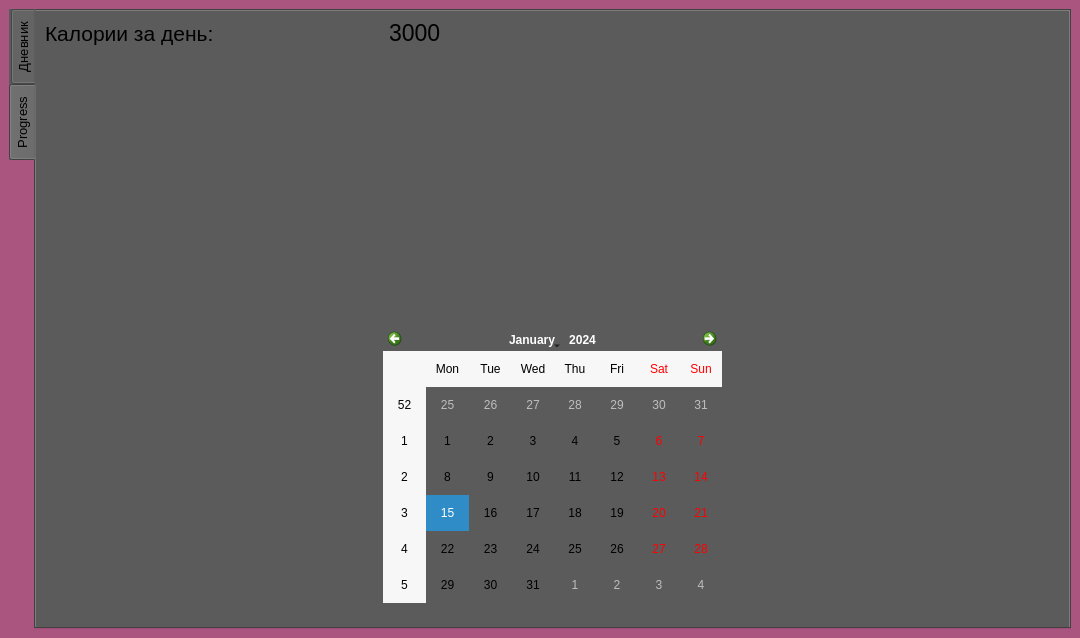
<?xml version="1.0" encoding="UTF-8"?>
<ui version="4.0">
 <class>MainWindow</class>
 <widget class="QMainWindow" name="MainWindow">
  <property name="geometry">
   <rect>
    <x>0</x>
    <y>0</y>
    <width>1080</width>
    <height>638</height>
   </rect>
  </property>
  <property name="windowTitle">
   <string>MainWindow</string>
  </property>
  <property name="styleSheet">
   <string notr="true">background-color:rgb(170, 85, 127)</string>
  </property>
  <widget class="QWidget" name="centralwidget">
   <layout class="QVBoxLayout" name="verticalLayout_4">
    <item>
     <widget class="QTabWidget" name="tabWidget">
      <property name="font">
       <font>
        <pointsize>10</pointsize>
       </font>
      </property>
      <property name="styleSheet">
       <string notr="true">background-color: rgb(91, 91, 91);</string>
      </property>
      <property name="tabPosition">
       <enum>QTabWidget::West</enum>
      </property>
      <property name="currentIndex">
       <number>1</number>
      </property>
      <widget class="QWidget" name="diary_tab">
       <attribute name="title">
        <string>Дневник</string>
       </attribute>
       <layout class="QVBoxLayout" name="verticalLayout_2">
        <item>
         <layout class="QHBoxLayout" name="horizontalLayout">
          <item>
           <spacer name="horizontalSpacer_8">
            <property name="orientation">
             <enum>Qt::Horizontal</enum>
            </property>
            <property name="sizeType">
             <enum>QSizePolicy::Maximum</enum>
            </property>
            <property name="sizeHint" stdset="0">
             <size>
              <width>40</width>
              <height>20</height>
             </size>
            </property>
           </spacer>
          </item>
          <item>
           <widget class="QLabel" name="enter_product_label">
            <property name="font">
             <font>
              <pointsize>15</pointsize>
             </font>
            </property>
            <property name="text">
             <string>Введите продукт</string>
            </property>
            <property name="textFormat">
             <enum>Qt::PlainText</enum>
            </property>
           </widget>
          </item>
          <item>
           <spacer name="horizontalSpacer_6">
            <property name="orientation">
             <enum>Qt::Horizontal</enum>
            </property>
            <property name="sizeType">
             <enum>QSizePolicy::Fixed</enum>
            </property>
            <property name="sizeHint" stdset="0">
             <size>
              <width>40</width>
              <height>20</height>
             </size>
            </property>
           </spacer>
          </item>
          <item>
           <widget class="QComboBox" name="SelectComboBox">
            <property name="maximumSize">
             <size>
              <width>521</width>
              <height>16777215</height>
             </size>
            </property>
            <property name="font">
             <font>
              <pointsize>15</pointsize>
             </font>
            </property>
            <property name="styleSheet">
             <string notr="true">border: 2px solid dimgray;
background-color: rgb(117, 117, 117)</string>
            </property>
            <property name="editable">
             <bool>true</bool>
            </property>
            <property name="insertPolicy">
             <enum>QComboBox::InsertAfterCurrent</enum>
            </property>
           </widget>
          </item>
          <item>
           <spacer name="horizontalSpacer_5">
            <property name="orientation">
             <enum>Qt::Horizontal</enum>
            </property>
            <property name="sizeType">
             <enum>QSizePolicy::Fixed</enum>
            </property>
            <property name="sizeHint" stdset="0">
             <size>
              <width>40</width>
              <height>20</height>
             </size>
            </property>
           </spacer>
          </item>
         </layout>
        </item>
        <item>
         <layout class="QHBoxLayout" name="horizontalLayout_2">
          <item>
           <spacer name="horizontalSpacer_7">
            <property name="orientation">
             <enum>Qt::Horizontal</enum>
            </property>
            <property name="sizeType">
             <enum>QSizePolicy::Maximum</enum>
            </property>
            <property name="sizeHint" stdset="0">
             <size>
              <width>40</width>
              <height>20</height>
             </size>
            </property>
           </spacer>
          </item>
          <item>
           <widget class="QLabel" name="weight_label">
            <property name="font">
             <font>
              <pointsize>15</pointsize>
             </font>
            </property>
            <property name="text">
             <string>Вес (г.)</string>
            </property>
           </widget>
          </item>
          <item>
           <spacer name="horizontalSpacer_4">
            <property name="orientation">
             <enum>Qt::Horizontal</enum>
            </property>
            <property name="sizeType">
             <enum>QSizePolicy::Fixed</enum>
            </property>
            <property name="sizeHint" stdset="0">
             <size>
              <width>40</width>
              <height>20</height>
             </size>
            </property>
           </spacer>
          </item>
          <item>
           <widget class="QSpinBox" name="spinWeight">
            <property name="font">
             <font>
              <pointsize>15</pointsize>
             </font>
            </property>
            <property name="styleSheet">
             <string notr="true">border: 2px solid dimgray;
background-color: rgb(117, 117, 117)</string>
            </property>
           </widget>
          </item>
          <item>
           <spacer name="horizontalSpacer_3">
            <property name="orientation">
             <enum>Qt::Horizontal</enum>
            </property>
            <property name="sizeType">
             <enum>QSizePolicy::Fixed</enum>
            </property>
            <property name="sizeHint" stdset="0">
             <size>
              <width>40</width>
              <height>20</height>
             </size>
            </property>
           </spacer>
          </item>
         </layout>
        </item>
        <item>
         <layout class="QHBoxLayout" name="horizontalLayout_3">
          <item>
           <spacer name="horizontalSpacer">
            <property name="orientation">
             <enum>Qt::Horizontal</enum>
            </property>
            <property name="sizeType">
             <enum>QSizePolicy::Minimum</enum>
            </property>
            <property name="sizeHint" stdset="0">
             <size>
              <width>40</width>
              <height>20</height>
             </size>
            </property>
           </spacer>
          </item>
          <item>
           <widget class="QPushButton" name="EnterButton">
            <property name="font">
             <font>
              <pointsize>18</pointsize>
             </font>
            </property>
            <property name="styleSheet">
             <string notr="true">border: 2px solid dimgray;
background-color:rgb(255, 85, 127)</string>
            </property>
            <property name="text">
             <string>Ввод</string>
            </property>
           </widget>
          </item>
          <item>
           <spacer name="horizontalSpacer_2">
            <property name="orientation">
             <enum>Qt::Horizontal</enum>
            </property>
            <property name="sizeType">
             <enum>QSizePolicy::Minimum</enum>
            </property>
            <property name="sizeHint" stdset="0">
             <size>
              <width>40</width>
              <height>20</height>
             </size>
            </property>
           </spacer>
          </item>
         </layout>
        </item>
       </layout>
      </widget>
      <widget class="QWidget" name="progress_tab">
       <attribute name="title">
        <string>Progress</string>
       </attribute>
       <layout class="QVBoxLayout" name="verticalLayout_3">
        <item>
         <layout class="QHBoxLayout" name="horizontalLayout_4">
          <item>
           <widget class="QLabel" name="label_1">
            <property name="font">
             <font>
              <pointsize>16</pointsize>
             </font>
            </property>
            <property name="text">
             <string>Калории за день:</string>
            </property>
           </widget>
          </item>
          <item>
           <spacer name="horizontalSpacer_9">
            <property name="orientation">
             <enum>Qt::Horizontal</enum>
            </property>
            <property name="sizeType">
             <enum>QSizePolicy::Maximum</enum>
            </property>
            <property name="sizeHint" stdset="0">
             <size>
              <width>10</width>
              <height>20</height>
             </size>
            </property>
           </spacer>
          </item>
          <item>
           <widget class="QLabel" name="label_2">
            <property name="font">
             <font>
              <pointsize>17</pointsize>
             </font>
            </property>
            <property name="text">
             <string>3000</string>
            </property>
           </widget>
          </item>
          <item>
           <spacer name="horizontalSpacer_10">
            <property name="orientation">
             <enum>Qt::Horizontal</enum>
            </property>
            <property name="sizeType">
             <enum>QSizePolicy::Preferred</enum>
            </property>
            <property name="sizeHint" stdset="0">
             <size>
              <width>5</width>
              <height>20</height>
             </size>
            </property>
           </spacer>
          </item>
          <item>
           <widget class="QWidget" name="widget" native="true"/>
          </item>
          <item>
           <spacer name="horizontalSpacer_13">
            <property name="orientation">
             <enum>Qt::Horizontal</enum>
            </property>
            <property name="sizeType">
             <enum>QSizePolicy::Preferred</enum>
            </property>
            <property name="sizeHint" stdset="0">
             <size>
              <width>5</width>
              <height>20</height>
             </size>
            </property>
           </spacer>
          </item>
         </layout>
        </item>
        <item>
         <spacer name="verticalSpacer_3">
          <property name="orientation">
           <enum>Qt::Vertical</enum>
          </property>
          <property name="sizeHint" stdset="0">
           <size>
            <width>20</width>
            <height>40</height>
           </size>
          </property>
         </spacer>
        </item>
        <item>
         <layout class="QHBoxLayout" name="horizontalLayout_5">
          <item>
           <spacer name="horizontalSpacer_11">
            <property name="orientation">
             <enum>Qt::Horizontal</enum>
            </property>
            <property name="sizeHint" stdset="0">
             <size>
              <width>40</width>
              <height>20</height>
             </size>
            </property>
           </spacer>
          </item>
          <item>
           <widget class="QCalendarWidget" name="calendarWidget"/>
          </item>
          <item>
           <spacer name="horizontalSpacer_12">
            <property name="orientation">
             <enum>Qt::Horizontal</enum>
            </property>
            <property name="sizeHint" stdset="0">
             <size>
              <width>40</width>
              <height>20</height>
             </size>
            </property>
           </spacer>
          </item>
         </layout>
        </item>
        <item>
         <spacer name="verticalSpacer">
          <property name="orientation">
           <enum>Qt::Vertical</enum>
          </property>
          <property name="sizeType">
           <enum>QSizePolicy::Preferred</enum>
          </property>
          <property name="sizeHint" stdset="0">
           <size>
            <width>20</width>
            <height>7</height>
           </size>
          </property>
         </spacer>
        </item>
        <item>
         <widget class="QWidget" name="widget_2" native="true"/>
        </item>
        <item>
         <spacer name="verticalSpacer_2">
          <property name="orientation">
           <enum>Qt::Vertical</enum>
          </property>
          <property name="sizeType">
           <enum>QSizePolicy::Preferred</enum>
          </property>
          <property name="sizeHint" stdset="0">
           <size>
            <width>20</width>
            <height>2</height>
           </size>
          </property>
         </spacer>
        </item>
       </layout>
      </widget>
     </widget>
    </item>
   </layout>
  </widget>
 </widget>
 <resources/>
 <connections/>
</ui>
